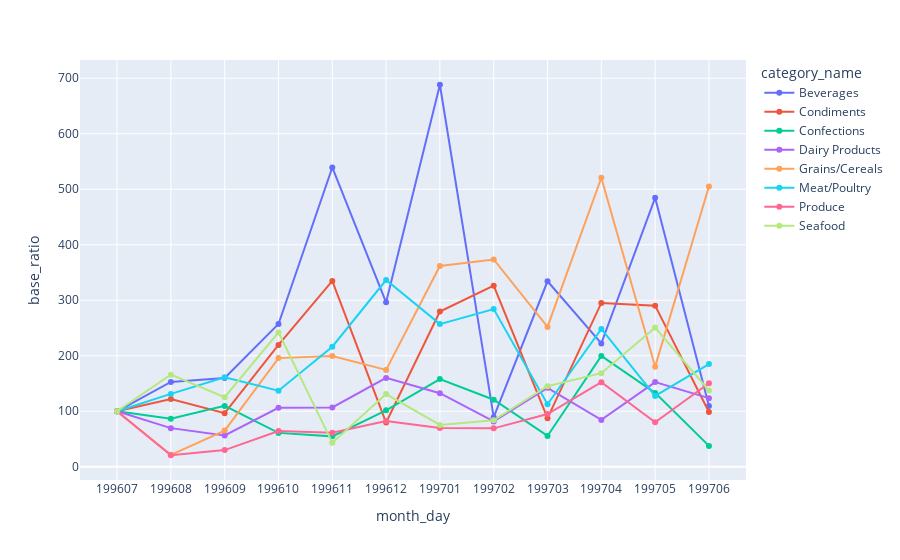

The notebook cell this image was saved under:
### Code cell
import plotly.express as px

fig = px.line(data_frame=df,  x='month_day', y='base_ratio', color='category_name', markers=True)
fig.show()

### Figure 1 — Plotly figure (JSON) as saved in the notebook; plotly's stock layout.template omitted (floating-point values rounded to 4 significant figures)
{"data": [{"hovertemplate": "category_name=Beverages<br>month_day=%{x}<br>base_ratio=%{y}<extra></extra>", "legendgroup": "Beverages", "line": {"color": "#636efa", "dash": "solid"}, "marker": {"symbol": "circle"}, "mode": "lines+markers", "name": "Beverages", "orientation": "v", "showlegend": true, "type": "scatter", "x": ["199607", "199608", "199609", "199610", "199611", "199612", "199701", "199702", "199703", "199704", "199705", "199706"], "xaxis": "x", "y": [100, 152.9, 159.9, 257.3, 539.3, 296.4, 688.3, 89.42, 334.2, 222.3, 484.6, 109.5], "yaxis": "y"}, {"hovertemplate": "category_name=Condiments<br>month_day=%{x}<br>base_ratio=%{y}<extra></extra>", "legendgroup": "Condiments", "line": {"color": "#EF553B", "dash": "solid"}, "marker": {"symbol": "circle"}, "mode": "lines+markers", "name": "Condiments", "orientation": "v", "showlegend": true, "type": "scatter", "x": ["199607", "199608", "199609", "199610", "199611", "199612", "199701", "199702", "199703", "199704", "199705", "199706"], "xaxis": "x", "y": [100, 122.3, 96.56, 219.6, 334.9, 79.73, 279.6, 326.3, 87.59, 295.2, 290.3, 98.78], "yaxis": "y"}, {"hovertemplate": "category_name=Confections<br>month_day=%{x}<br>base_ratio=%{y}<extra></extra>", "legendgroup": "Confections", "line": {"color": "#00cc96", "dash": "solid"}, "marker": {"symbol": "circle"}, "mode": "lines+markers", "name": "Confections", "orientation": "v", "showlegend": true, "type": "scatter", "x": ["199607", "199608", "199609", "199610", "199611", "199612", "199701", "199702", "199703", "199704", "199705", "199706"], "xaxis": "x", "y": [100, 86.7, 109.7, 61.1, 54.81, 101.7, 158.1, 120.8, 55.58, 199.8, 133.2, 37.66], "yaxis": "y"}, {"hovertemplate": "category_name=Dairy Products<br>month_day=%{x}<br>base_ratio=%{y}<extra></extra>", "legendgroup": "Dairy Products", "line": {"color": "#ab63fa", "dash": "solid"}, "marker": {"symbol": "circle"}, "mode": "lines+markers", "name": "Dairy Products", "orientation": "v", "showlegend": true, "type": "scatter", "x": ["199607", "199608", "199609", "199610", "199611", "199612", "199701", "199702", "199703", "199704", "199705", "199706"], "xaxis": "x", "y": [100, 69.63, 56.41, 106.2, 106.9, 160.2, 132.6, 81.67, 142.3, 84.46, 152.6, 123.7], "yaxis": "y"}, {"hovertemplate": "category_name=Grains/Cereals<br>month_day=%{x}<br>base_ratio=%{y}<extra></extra>", "legendgroup": "Grains/Cereals", "line": {"color": "#FFA15A", "dash": "solid"}, "marker": {"symbol": "circle"}, "mode": "lines+markers", "name": "Grains/Cereals", "orientation": "v", "showlegend": true, "type": "scatter", "x": ["199607", "199608", "199609", "199610", "199611", "199612", "199701", "199702", "199703", "199704", "199705", "199706"], "xaxis": "x", "y": [100, 21.53, 65.18, 195.8, 199.4, 174.6, 361.8, 373.4, 252.0, 520.7, 180.4, 504.9], "yaxis": "y"}, {"hovertemplate": "category_name=Meat/Poultry<br>month_day=%{x}<br>base_ratio=%{y}<extra></extra>", "legendgroup": "Meat/Poultry", "line": {"color": "#19d3f3", "dash": "solid"}, "marker": {"symbol": "circle"}, "mode": "lines+markers", "name": "Meat/Poultry", "orientation": "v", "showlegend": true, "type": "scatter", "x": ["199607", "199608", "199609", "199610", "199611", "199612", "199701", "199702", "199703", "199704", "199705", "199706"], "xaxis": "x", "y": [100, 131.3, 161.2, 137.2, 216.3, 336.5, 257.1, 284.1, 112.7, 248.5, 127.6, 185.0], "yaxis": "y"}, {"hovertemplate": "category_name=Produce<br>month_day=%{x}<br>base_ratio=%{y}<extra></extra>", "legendgroup": "Produce", "line": {"color": "#FF6692", "dash": "solid"}, "marker": {"symbol": "circle"}, "mode": "lines+markers", "name": "Produce", "orientation": "v", "showlegend": true, "type": "scatter", "x": ["199607", "199608", "199609", "199610", "199611", "199612", "199701", "199702", "199703", "199704", "199705", "199706"], "xaxis": "x", "y": [100, 20.79, 30.11, 64.39, 61.15, 82.48, 69.92, 69.26, 95.04, 152.3, 80.12, 150.5], "yaxis": "y"}, {"hovertemplate": "category_name=Seafood<br>month_day=%{x}<br>base_ratio=%{y}<extra></extra>", "legendgroup": "Seafood", "line": {"color": "#B6E880", "dash": "solid"}, "marker": {"symbol": "circle"}, "mode": "lines+markers", "name": "Seafood", "orientation": "v", "showlegend": true, "type": "scatter", "x": ["199607", "199608", "199609", "199610", "199611", "199612", "199701", "199702", "199703", "199704", "199705", "199706"], "xaxis": "x", "y": [100, 165.9, 125.4, 242.1, 43.45, 131.0, 75.48, 83.78, 145.1, 168.7, 250.7, 137.4], "yaxis": "y"}], "layout": {"legend": {"title": {"text": "category_name"}, "tracegroupgap": 0}, "margin": {"t": 60}, "xaxis": {"anchor": "y", "domain": [0, 1], "title": {"text": "month_day"}}, "yaxis": {"anchor": "x", "domain": [0, 1], "title": {"text": "base_ratio"}}}}
